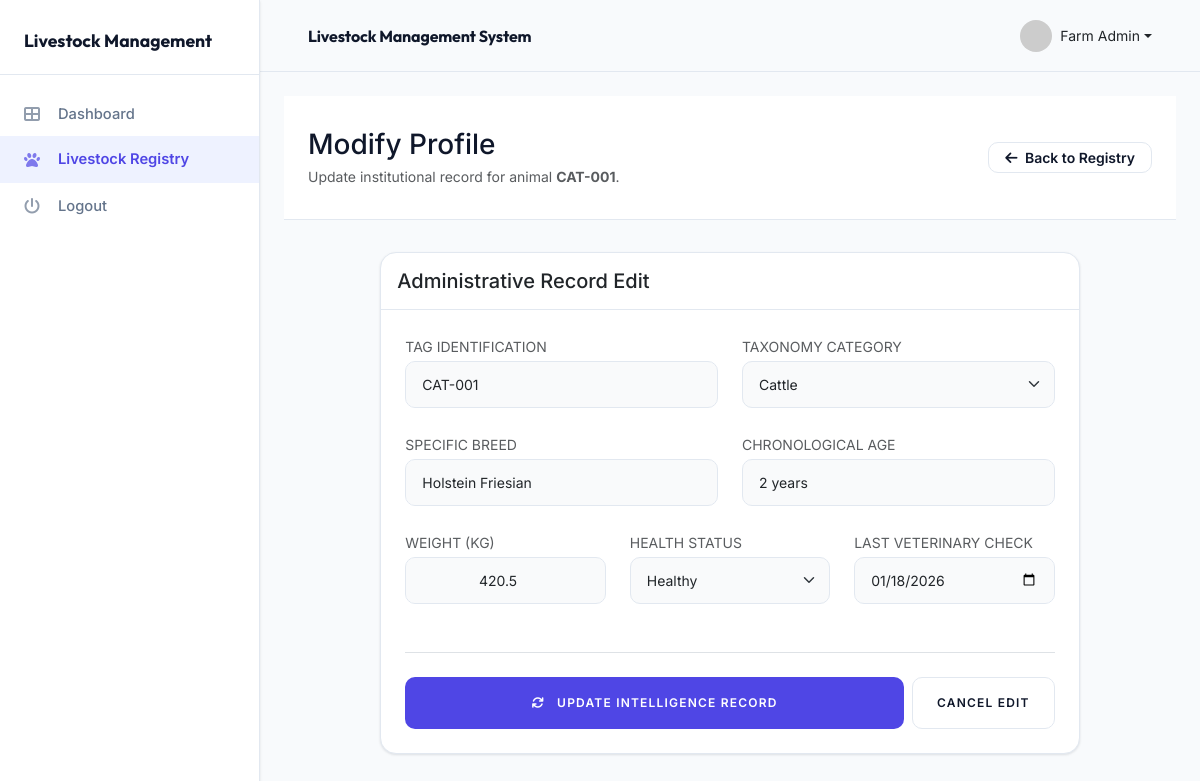
Page /02_livestock_mgmt/edit.php?id=1 (signed in) on the committed database.
### tables this page shows
CREATE TABLE IF NOT EXISTS livestock (
    id INT AUTO_INCREMENT PRIMARY KEY,
    tag_id VARCHAR(50) NOT NULL UNIQUE,
    category_id INT NOT NULL,
    breed VARCHAR(100),
    age VARCHAR(20),  
    weight FLOAT,  
    health_status ENUM('Healthy', 'Sick', 'Under Observation') DEFAULT 'Healthy',
    last_checkup_date DATE,
    created_at TIMESTAMP DEFAULT CURRENT_TIMESTAMP,
    FOREIGN KEY (category_id) REFERENCES categories(id) ON DELETE CASCADE
);

### 02_livestock_mgmt/edit.php (the view, shortened to what this page needs)
<?php
include 'includes/header.php';
include 'includes/sidebar.php';
require_once 'config.php';
$categories = $conn->query("SELECT * FROM categories ORDER BY category_name ASC");
if (isset($_GET['id'])) {
    $id = $_GET['id'];
    $stmt = $conn->prepare("SELECT * FROM livestock WHERE id = ?");
    $stmt->bind_param("i", $id);
    $stmt->execute();
    $result = $stmt->get_result();
    $animal = $result->fetch_assoc();
} else {
    header("Location: view_animals.php");
    exit();
}
?>
<div class="executive-header">
    <div class="d-flex justify-content-between align-items-center">
        <div>
            <h1 class="outfit fw-700 h3 mb-1">Modify Profile</h1>
            <p class="text-muted small mb-0">Update institutional record for animal <strong><?php echo htmlspecialchars($animal['tag_id']); ?></strong>.</p>
        </div>
        <div class="d-flex gap-2">
            <a href="view_animals.php" class="btn btn-light btn-sm px-3 border">
                <i class="fas fa-arrow-left me-1"></i> Back to Registry
            </a>
        </div>
    </div>
</div>
<div class="container-fluid">
<div class="row justify-content-center">
    <div class="col-lg-10">
        <div class="card border-0 shadow-sm overflow-hidden">
            <div class="card-header bg-white py-3 border-bottom">
                <h5 class="card-title mb-0 outfit fw-600">Administrative Record Edit</h5>
            </div>
            <div class="card-body p-4">
                <form action="" method="post">
                    <div class="row">
                        <div class="col-md-6 mb-4">
                            <label class="form-label small fw-600 text-muted mb-1">TAG IDENTIFICATION</label>
                            <input type="text" name="tag_id" class="form-control" value="<?php echo htmlspecialchars($animal['tag_id']); ?>" required>
                        </div>
                        <div class="col-md-6 mb-4">
                            <label class="form-label small fw-600 text-muted mb-1">TAXONOMY CATEGORY</label>
                            <select name="category_id" class="form-select" required>
                                <?php
                                if ($categories->num_rows > 0) {
                                    $categories->data_seek(0);
                                    while($row = $categories->fetch_assoc()) {
                                        $selected = ($animal['category_id'] == $row['id']) ? 'selected' : '';
                                        echo "<option value='" . $row['id'] . "' $selected>" . htmlspecialchars($row['category_name']) . "</option>";
                                    }
                                }
                                ?>
                            </select>
                        </div>
                    </div>
                    <div class="row">
                        <div class="col-md-6 mb-4">
                            <label class="form-label small fw-600 text-muted mb-1">SPECIFIC BREED</label>
                            <input type="text" name="breed" class="form-control" value="<?php echo htmlspecialchars($animal['breed']); ?>">
                        </div>
                        <div class="col-md-6 mb-4">
                            <label class="form-label small fw-600 text-muted mb-1">CHRONOLOGICAL AGE</label>
                            <input type="text" name="age" class="form-control" value="<?php echo htmlspecialchars($animal['age']); ?>">
                        </div>
                    </div>
                    <div class="row">
                        <div class="col-md-4 mb-4">
                            <label class="form-label small fw-600 text-muted mb-1">WEIGHT (KG)</label>
                            <input type="number" step="0.01" name="weight" class="form-control text-center" value="<?php echo htmlspecialchars($animal['weight']); ?>">
                        </div>
                        <div class="col-md-4 mb-4">
                            <label class="form-label small fw-600 text-muted mb-1">HEALTH STATUS</label>
                            <select name="health_status" class="form-select" required>
                                <option value="Healthy" <?php echo ($animal['health_status'] == 'Healthy') ? 'selected' : ''; ?>>Healthy</option>
                            </select>
                        </div>
                        <div class="col-md-4 mb-4">
                            <label class="form-label small fw-600 text-muted mb-1">LAST VETERINARY CHECK</label>
                            <input type="date" name="last_checkup_date" class="form-control" value="<?php echo htmlspecialchars($animal['last_checkup_date']); ?>">
                        </div>
                    </div>
                    <div class="mt-4 pt-4 border-top d-flex gap-2">
                        <button type="submit" class="btn btn-primary flex-grow-1 fw-600 py-3 text-uppercase tracking-widest" style="font-size: 0.75rem;">
                            <i class="fas fa-sync me-2"></i> Update Intelligence Record
                        </button>
                        <a href="view_animals.php" class="btn btn-light border px-4 fw-600 py-3 text-uppercase tracking-widest" style="font-size: 0.75rem;">Cancel Edit</a>
                    </div>
                </form>
            </div>
        </div>
    </div>
</div>
</div>
<?php
include 'includes/footer.php';
?>

### 02_livestock_mgmt/assets/css/style.css (style rules this page uses)
:root { --primary: #4f46e5; --primary-hover: #4338ca; --bg-main: #f9fafb; --bg-white: #ffffff; --sidebar-bg: #ffffff; --sidebar-border: #f1f5f9; --text-main: #111827; --text-muted: #6b7280; --border-color: #f1f5f9; --shadow-zen: 0 4px 6px -1px rgba(0, 0, 0, 0.02), 0 2px 4px -2px rgba(0, 0, 0, 0.02); --sidebar-width: 260px; --nav-height: 70px; --transition: all 0.2s cubic-bezier(0.4, 0, 0.2, 1); }
* { box-sizing: border-box; }
body { background-color: var(--bg-main); color: var(--text-main); font-family: 'Inter', system-ui, -apple-system, sans-serif; margin: 0; padding: 0; -webkit-font-smoothing: antialiased; overflow-x: hidden; }
.executive-header { background: #fff; padding: 2rem 1.5rem; border-bottom: 1px solid var(--border-color); margin-bottom: 2rem; }
.card { background: #fff !important; border: 1px solid var(--border-color) !important; border-radius: 1px !important; box-shadow: var(--shadow-zen) !important; transition: var(--transition); margin-bottom: 1.5rem; }
.form-control, .form-select { border-radius: 1px !important; border-color: #f1f5f9 !important; padding: 0.75rem 1rem !important; font-size: 0.875rem !important; background-color: #f9fafb !important; }
.btn-primary { background: var(--primary) !important; border: none !important; border-radius: 1px !important; }
.btn-light { border-radius: 1px !important; }
.tracking-widest { letter-spacing: 0.1em; }
:root { --primary: #4f46e5; --primary-600: #4338ca; --primary-50: #eef2ff; --bg-main: #f8fafc; --surface: #ffffff; --surface-muted: #f1f5f9; --text-main: #0f172a; --text-muted: #64748b; --border-color: #e2e8f0; --shadow-sm: 0 1px 2px rgba(15, 23, 42, 0.04), 0 1px 3px rgba(15, 23, 42, 0.08); --shadow-md: 0 12px 24px rgba(15, 23, 42, 0.08); --sidebar-width: 260px; --nav-height: 72px; --radius-lg: 16px; --radius-md: 12px; --radius-sm: 10px; --transition: all 0.25s ease; }
a { color: inherit; text-decoration: none; }
.container-fluid { padding-left: 1.5rem !important; padding-right: 1.5rem !important; }
.card { background: var(--surface) !important; border: 1px solid var(--border-color) !important; border-radius: var(--radius-lg) !important; box-shadow: var(--shadow-sm) !important; transition: var(--transition); margin-bottom: 1.5rem; }
.card-header { background: transparent !important; border-bottom: 1px solid var(--border-color) !important; font-weight: 600; }
.form-control, .form-select { border-radius: var(--radius-sm) !important; border-color: var(--border-color) !important; padding: 0.6rem 0.85rem; box-shadow: none !important; }
.btn-primary { background: var(--primary) !important; border: none !important; padding: 0.6rem 1.25rem !important; font-weight: 600 !important; border-radius: var(--radius-sm) !important; transition: var(--transition); }
.btn-light, .btn-link, .btn-teal, .btn-magenta, .btn-navy, .btn-gold, .btn-yellow, .btn-purple, .btn-danger { border-radius: var(--radius-sm) !important; border: 1px solid var(--border-color) !important; background: var(--surface) !important; color: var(--text-main) !important; font-weight: 600 !important; transition: var(--transition); }

### rows in the picture
livestock: tag "CAT-001", tag_id "CAT-001", breed "Holstein Friesian", age "2 years", weight "420.5", health_status "Healthy", last_checkup_date "01/18/2026"

### other values in the picture
form field category_id "Cattle"
